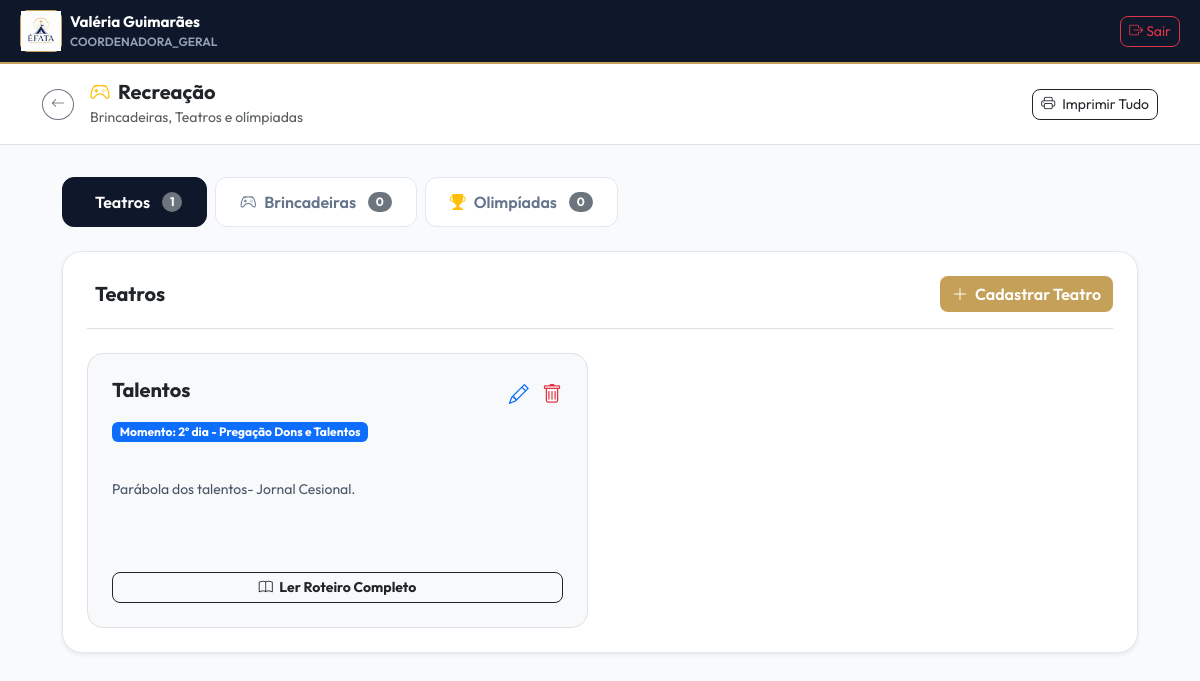
The page /recreacao.php?edicao_id=2 on the database its author committed.
### tables this page shows
CREATE TABLE `recreacao` (
  `id` int(11) NOT NULL,
  `edicao_id` int(11) DEFAULT 0,
  `tipo` enum('brincadeira','teatro','olimpiada') NOT NULL,
  `nome` varchar(255) DEFAULT NULL,
  `explicacao` text DEFAULT NULL,
  `momento` varchar(255) DEFAULT NULL,
  `texto_teatro` longtext DEFAULT NULL,
  `tema` varchar(255) DEFAULT NULL,
  `personagens` text DEFAULT NULL,
  `created_at` timestamp NOT NULL DEFAULT current_timestamp()
);

### recreacao.php (the view, shortened to what this page needs)
<?php
require_once 'config/database.php';
$nome_usuario = $_SESSION['usuario_nome'] ?? $_SESSION['nome'] ?? 'Valéria Guimarães';
$perfil       = $_SESSION['usuario_perfil'] ?? $_SESSION['perfil'] ?? 'COORDENADORA_GERAL';
$edicao_id_param = isset($_GET['edicao_id']) ? intval($_GET['edicao_id']) : 0;
$modalidade_id_param = isset($_GET['modalidade_id']) ? intval($_GET['modalidade_id']) : 0;
$conn->query("
    CREATE TABLE IF NOT EXISTS `recreacao` (
        `id` INT AUTO_INCREMENT PRIMARY KEY,
        `edicao_id` INT DEFAULT 0,
        `tipo` ENUM('brincadeira', 'teatro', 'olimpiada') NOT NULL,
        `nome` VARCHAR(255) DEFAULT NULL,
        `explicacao` TEXT DEFAULT NULL,
        `momento` VARCHAR(255) DEFAULT NULL,
        `texto_teatro` LONGTEXT DEFAULT NULL,
        `tema` VARCHAR(255) DEFAULT NULL,
        `personagens` TEXT DEFAULT NULL,
        `created_at` TIMESTAMP DEFAULT CURRENT_TIMESTAMP
    ) ENGINE=InnoDB DEFAULT CHARSET=utf8mb4;
");
$brincadeiras =$conn->query("SELECT * FROM recreacao WHERE tipo = 'brincadeira' " . ($edicao_id_param ? "AND edicao_id = $edicao_id_param " : "") . "ORDER BY id ASC")->fetch_all(MYSQLI_ASSOC);
$teatros      =$conn->query("SELECT * FROM recreacao WHERE tipo = 'teatro' " . ($edicao_id_param ? "AND edicao_id = $edicao_id_param " : "") . "ORDER BY id ASC")->fetch_all(MYSQLI_ASSOC);
$olimpiadas   =$conn->query("SELECT * FROM recreacao WHERE tipo = 'olimpiada' " . ($edicao_id_param ? "AND edicao_id = $edicao_id_param " : "") . "ORDER BY id ASC")->fetch_all(MYSQLI_ASSOC);
?>
<!DOCTYPE html>
<html lang="pt-br">
<head>
    <link href="https://cdn.jsdelivr.net/npm/bootstrap@5.3.0/dist/css/bootstrap.min.css" rel="stylesheet">
    <link rel="stylesheet" href="https://cdn.jsdelivr.net/npm/bootstrap-icons@1.11.0/font/bootstrap-icons.css">
</head>
<body>
    <nav class="navbar navbar-expand-lg navbar-custom sticky-top no-print">
        <div class="container-fluid p-0">
            <div class="d-flex align-items-center gap-2">
                <div class="logo-box">
                    <img src="./uploads/logos/logoefata.png" alt="Logo" onerror="this.onerror=null; this.src='https://via.placeholder.com/40';">
                </div>
                <div>
                    <div class="user-name"><?= htmlspecialchars($nome_usuario) ?></div>
                    <div class="user-role"><?= htmlspecialchars($perfil) ?></div>
                </div>
            </div>
            <a href="logout.php" class="btn btn-outline-danger btn-sm rounded-3"><i class="bi bi-box-arrow-right"></i> Sair</a>
        </div>
    </nav>
    <div class="bg-white border-bottom py-3 mb-4 no-print">
        <div class="container d-flex align-items-center justify-content-between">
            <div class="d-flex align-items-center gap-3">
                <?php if ($edicao_id_param > 0): ?>
                    <a href="edicao-detalhes.php?edicao_id=<?= $edicao_id_param ?>&modalidade_id=<?= $modalidade_id_param ?>" class="btn btn-sm btn-outline-secondary rounded-circle">
                        <i class="bi bi-arrow-left"></i>
                    </a>
                <?php endif; ?>
                <div>
                    <h5 class="fw-bold m-0 text-dark"><i class="bi bi-controller text-warning me-2"></i>Recreação</h5>
                    <small class="text-muted">Brincadeiras, Teatros e olímpiadas</small>
                </div>
            </div>
            <button onclick="window.print()" class="btn btn-outline-dark btn-sm rounded-3"><i class="bi bi-printer me-1"></i> Imprimir Tudo</button>
        </div>
    </div>
    <main class="container py-2" style="max-width: 1100px;">
        <ul class="nav nav-pills mb-4 gap-2 no-print" id="pills-tab" role="tablist">
            <li class="nav-item" role="presentation">
                <button class="nav-link active d-flex align-items-center gap-2" id="pills-teatros-tab" data-bs-toggle="pill" data-bs-target="#pills-teatros" type="button" role="tab">
                    <i class="bi bi-masks"></i> Teatros <span class="badge bg-secondary rounded-pill ms-1"><?= count($teatros) ?></span>
                </button>
            </li>
            <li class="nav-item" role="presentation">
                <button class="nav-link d-flex align-items-center gap-2" id="pills-brincadeiras-tab" data-bs-toggle="pill" data-bs-target="#pills-brincadeiras" type="button" role="tab">
                    <i class="bi bi-controller"></i> Brincadeiras <span class="badge bg-secondary rounded-pill ms-1"><?= count($brincadeiras) ?></span>
                </button>
            </li>
            <li class="nav-item" role="presentation">
                <button class="nav-link d-flex align-items-center gap-2" id="pills-olimpiadas-tab" data-bs-toggle="pill" data-bs-target="#pills-olimpiadas" type="button" role="tab">
                    <i class="bi bi-trophy-fill text-warning"></i> Olimpíadas <span class="badge bg-secondary rounded-pill ms-1"><?= count($olimpiadas) ?></span>
                </button>
            </li>
        </ul>
        <div class="tab-content" id="pills-tabContent">
            <div class="tab-pane fade show active" id="pills-teatros" role="tabpanel">
                <div class="card-custom p-4 shadow-sm">
                    <div class="d-flex align-items-center justify-content-between mb-4 border-bottom pb-3 no-print">
                        <h5 class="fw-bold m-0"><i class="bi bi-masks me-2 text-primary"></i>Teatros</h5>
                        <button class="btn btn-gold rounded-3" onclick="abrirModalTeatro()"><i class="bi bi-plus-lg me-1"></i> Cadastrar Teatro</button>
                    </div>
                    <?php if (empty($teatros)): ?>
                        <div class="text-center py-5 text-muted">Nenhum teatro cadastrado.</div>
                    <?php else: ?>
                        <div class="row g-4">
                            <?php foreach ($teatros as$t): ?>
                                <div class="col-12 col-md-6 item-print">
                                    <div class="p-4 bg-light rounded-4 border h-100 d-flex flex-column justify-content-between">
                                        <div>
                                            <div class="d-flex justify-content-between align-items-start mb-2">
                                                <h5 class="fw-bold text-dark m-0 texto-conteudo"><?= htmlspecialchars($t['nome']) ?></h5>
                                                <div class="no-print flex-shrink-0">
                                                    <button class="btn btn-sm text-primary p-0 me-2" onclick='editarTeatro(<?= json_encode($t) ?>)' title="Editar"><i class="bi bi-pencil fs-5"></i></button>
                                                    <button class="btn btn-sm text-danger p-0" onclick="excluirItem(<?= $t['id'] ?>)" title="Excluir"><i class="bi bi-trash fs-5"></i></button>
                                                </div>
                                            </div>
                                            <span class="badge bg-primary mb-3">Momento: <?= htmlspecialchars($t['momento']) ?></span>
                                            <div class="teatro-preview small texto-conteudo mb-3">
                                                <?= htmlspecialchars($t['texto_teatro']) ?>
                                            </div>
                                        </div>
                                        <div class="no-print pt-2">
                                            <button class="btn btn-outline-dark w-100 rounded-3 fw-bold btn-sm" onclick='visualizarTeatroCompleto(<?= json_encode($t) ?>)'>
                                                <i class="bi bi-book me-1"></i> Ler Roteiro Completo
                                            </button>
                                        </div>
                                    </div>
                                </div>
                            <?php endforeach; ?>
                        </div>
                    <?php endif; ?>
                </div>
            </div>
        </div>
    </main>
</body>
</html>

### recreacao.php (style rules this page uses)
:root { --efata-dark: #0F172A; --efata-gold: #C5A059; --efata-bg: #F8FAFC; }
body { font-family: 'Outfit', sans-serif; background-color: var(--efata-bg); }
.navbar-custom { background-color: var(--efata-dark); padding: 10px 20px; border-bottom: 2px solid var(--efata-gold); }
.logo-box { width: 42px; height: 42px; background: #fff; border-radius: 8px; border: 1px solid var(--efata-gold); display: flex; align-items: center; justify-content: center; }
.logo-box img { max-width: 100%; max-height: 100%; object-fit: contain; }
.user-name { color: #ffffff; font-weight: 700; font-size: 0.95rem; }
.user-role { color: #94A3B8; font-size: 0.75rem; font-weight: 600; }
.nav-pills .nav-link { color: #64748B; font-weight: 600; border-radius: 12px; padding: 12px 24px; border: 1px solid #E2E8F0; background: #fff; }
.nav-pills .nav-link.active { background-color: var(--efata-dark); color: #fff; border-color: var(--efata-dark); }
.card-custom { background: #fff; border-radius: 20px; border: 1px solid #E2E8F0; }
.btn-gold { background-color: var(--efata-gold); color: #fff; font-weight: 600; border: none; }
.texto-conteudo { white-space: pre-line; word-break: break-word; overflow-wrap: break-word; }
.teatro-preview { max-height: 90px; overflow: hidden; position: relative; color: #475569; }
.teatro-preview::after { content: ""; position: absolute; bottom: 0; left: 0; width: 100%; height: 40px; background: linear-gradient(transparent, #F8FAFC); }

### rows shown on the page
recreacao: nome "Talentos", momento "2º dia - Pregação Dons e Talentos", texto_teatro "Parábola dos talentos- Jornal Cesional.…"

### other values the page prints
$nome_usuario "Valéria Guimarães"
$perfil "COORDENADORA_GERAL"
count($teatros) "1"
count($brincadeiras) "0"
count($olimpiadas) "0"
